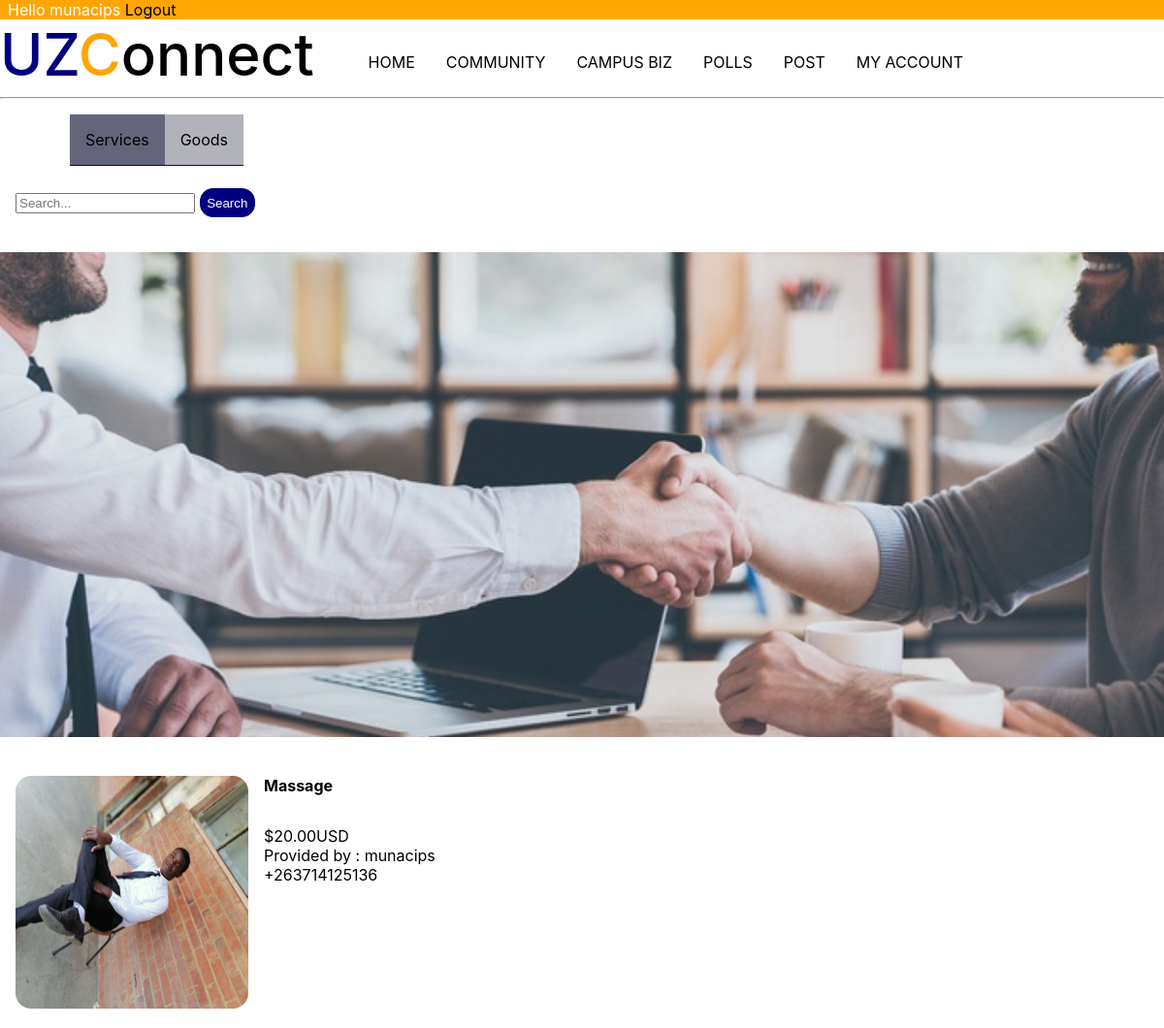
Screenshot of /biz/ (signed in) with the database file from the repository.
### biz/models.py (models this page shows, shortened)
class Service(models.Model):
    service = models.CharField(max_length=100)
    estimate_prize = models.DecimalField(max_digits=15,decimal_places=2)
    provider = models.ForeignKey(Account,on_delete=models.CASCADE)
    phone_or_whatsapp_number = models.IntegerField()
    description = models.TextField()
    feature_pic = models.ImageField(upload_to='biz/pics/')
    date_added = models.DateTimeField(auto_now_add=True)

### community/models.py (models this page shows, shortened)
class Account(models.Model):
    PROGRAM = [
        ('aa','HVCDAM'),
        ('ab','HDCS'),
        ('ac','HANRE'),
        ('ad','HAI'),
        ('ae','HPPST'),
        ('af','HHPS'),
        ('ag','HCISS'),
        ('ah','HLPNS'),
        ('ai','HLIGC'),
        ('aj','HRSLPE'),
        ('aj','HMDST'),
        ('ak','HSSLM'),
        ('al','HWWMS'),
        ('am','HAEMS'),
        ('an','HCSRL'),
        ('ao','HAEST'),
        ('ap','HAEDMS'),
        ('aq','HFE'),
        ('ar','HWRIE'),
        ('as','HAPPDSE'),
        ('at','HFTRP'),
        ('au','HMMP'),
        ('av','HMMC'),
        ('aw','HLLIE'),
        ('ax','HMCTI'),
        ('ay','HMHT'),
        ('az','HPEHD'),
        ('ba','HRLDS'),
        ('bb','HAHKS'),
        ('bc','HASHD'),
        ('bd','DAH'),
        ('be','HIA'),
        ('bf','BAHEH'),
        ('bg','HHWS'),
        ('bh','HCDA'),
        ('bi','HJMB'),
        ('bj','HCPST'),
        ('bk','HRRDM'),
        ('bl','HPSACCF'),
        ('bm','HFORACC'),
        ('bn','HACCN'),
        ('bo','HFCSDA'),
        ('bp','HFISMGT'),
        ('bq','HARMGT'),
        ('br','HLHM'),
        ('bs','HCAHC'),
        ('bt','HITMI'),
        ('bu','HBED'),
        ('bv','HCM'),
        ('bw','HBMSDA'),
        ('bx','HBMI'),
        ('by','HDBANK'),
        ('bz','HPRM'),
        ('ca','HSCM'),
        ('cb','HECD'),
        ('cc','HBIE'),
        ('ca','HFET'),
        ('cb','HCOE'),
        ('cc','HET'),
        ('cd','HCF'),
        ('ce','HNE'),
        ('cf','HDS'),
        ('cg','HCE'),
        ('ch','HHE'),
        ('ci','HSE'),
        ('cj','HCS'),
        ('ck','HAI'),
        ('cl','HCC'),
        ('cm','HAUD'),
        ('cn','HPM'),
        ('co','HBMLS'),
        ('cp','HPT'),
        ('cq','HOT'),
        ('cr','HOE'),
        ('cs','HNS'),
        ('ct','HEHP'),
        ('cu','HRD'),
        ('cv','HRT'),
        ('cw','BSHO'),
        ('cx','BMS-MBChB'),
        ('cy','BMS-BDS'),
        ('cz','HPST'),
        ('da','HBIOENG'),
        ('db','HMANI'),
        ('dc','HSLT'),
        ('dd','BEDHJE'),
        ('de','HJEVA'),
        ('df','HJELA'),
        ('dg','HJESS'),
        ('dh','HJEMA'),
        ('di','HDMJES'),
        ('dj','HDMES'),
        ('dk','HEDSP'),
        ('dl','BEHSNAT'),
        ('dm','BSHBC'),
        ('dn','BEHCIMP'),
        ('do','BEHLG'),
        ('dp','BEHLL'),
        ('dq','BEHCRE'),
        ('dr','BEHHHED'),
        ('ds','HEMST'),
        ('dt','HMP'),
        ('du','HPAHE'),
        ('dv','HADTE'),
        ('dw','HENCEQS'),
        ('dx','BARCH'),
        ('dy','HCE (eng)'),
        ('dz','HENCEQS (civil)'),
        ('ea','HMIE'),
        ('eb','HMTE'),
        ('ec','HMET'),
        ('ed','HENMECH'),
        ('ee','HENIND'),
        ('ef','HENMTR'),
        ('eg','HENELENG'),
        ('eh','HENPENG'),
        ('ei','AUTO'),
        ('ej','AEROV'),
        ('ek','AEROM'),
        ('el','HGEG'),
        ('em','HGES'),
        ('en','HLAM'),
        ('eo','HSPM'),
        ('ep','HTSD'),
        ('eq','HRE'),
        ('er','LLBS'),
        ('es','LLBSS'),
        ('et','HBCBMB'),
        ('eu','HBCCBT'),
        ('ev','HBCGBE'),
        ('ew','HBCBIM'),
        ('ex','HBCIEM'),
        ('ey','HBCBPBMC'),
        ('ez','BZHSC'),
        ('fa','HFRWE'),
        ('f','HBHC'),
        ('f','HPEC'),
        ('f','HASE'),
        ('f','HFSSC'),
        ('f','HICH'),
        ('f','HPHC'),
        ('f','HGL'),
        ('f','HPCT'),
        ('f','HGISEO'),
        ('f','HGISINT'),
        ('f','MCH'),
        ('f','HASC'),
        ('f','HFM'),
        ('f','HDSC'),
        ('f','HASTS'),
        ('f','HND'),
        ('f','HFST'),
        ('f','HSST'),
        ('f','HMCS'),
        ('f','HIPH'),
        ('f','HMS'),
        ('f','HMPH'),
        ('f','GPM'),
        ('f','POSD'),
        ('f','BSCID'),
        ('ga','BSTACD'),
        ('gb','HISO'),
        ('gc','HUD'),
        ('gd','HCS (crim)'),
        ('ge','BCLL'),
        ('gf','HSSM'),
        ('gg','HPSAD'),
        ('gh','HIOP'),
        ('gi','HCDP'),
        ('gj','HDP'),
        ('gk','HFPC'),
        ('gl','HTSD'),
        ('gm','HSW'),
        ('gn','HVSB'),
        ('go','HVSP'),
        ('gp','HVST'),
        ('gq','BVSc'),
    ]
    user = models.OneToOneField(User,on_delete=models.CASCADE)
    program = models.CharField(max_length=2,choices=PROGRAM)
    display_picture = models.ImageField(upload_to='accounts/display_pictures/',null=True,blank=True)
    editor = models.BooleanField(default=False)
    activated = models.BooleanField(default=False)
    bio = models.TextField(blank=True,null=True,max_length=1000)
    followers = models.ManyToManyField(User,related_name='user_followers',symmetrical=False,blank=True)
    following = models.ManyToManyField(User,related_name='user_following',symmetrical=False,blank=True)
    def __str__(self):
        return self.user.username

### biz/views.py (the view, shortened to what this page needs)
# urls.py: path('',views.home,name="home"),
@login_required(login_url='/community/login/')
def home(request):
    form = SearchForm(request.POST or None)
    sers = Service.objects.all().order_by("-date_added")
    context = {
        'sers' : sers,
        'form' : form
    }
    return render(request,'biz/home.html',context)

### biz/forms.py
class SearchForm(forms.Form):
    search = forms.CharField(widget = forms.TextInput(attrs={'placeholder':'Search...'}),label='')

### biz/templates/biz/home.html (shortened to what this page needs)
{% extends 'news/layout.html' %}
{% block content %}
    <hr>
    <nav class="menu">
        <ul>
            <li><b>{{acc.get_program_display}}</b></li>
            <li style="border-bottom:1px solid navy; background-color: rgb(100, 100, 122);"><a href="/biz/">Services</a></li>
            <li style="border-bottom:1px solid navy; background-color: rgb(178, 178, 187);"><a href="/biz/goods">Goods</a></li>
        </ul>
    </nav>
    <br>
    <br>
    <br>
    <div style="padding: 1em;">
        <form action="" method="POST" enctype="multipart/form-data">
            {{form}}
            <input type="submit" value="Search">
        </form>
    </div>
    <br>
    <section class="biz-pic">
    </section>
    <br>
    <br>
    <section class="posts">
        {% for ser in sers %}
            <div class="post" onclick="location.href='/biz/details/{{ser.id}}'">
                <div class="post-pic">
                    {% load static %}
                    <img src="{{MEDIA_URL}}{{ser.feature_pic.url}}" alt="">
                </div>
                <div class="post-text">
                    <span style="font-weight: 700;">{{ser.service}}</span>
                    <p>
                        <span>${{ser.estimate_prize}}USD</span><br>
                        <span>Provided by : {{ser.provider}}</span><br>
                        <span>+263{{ser.phone_or_whatsapp_number}}</span> <br>
                    </p>
                </div>
            </div>
            <br>
        {% endfor %}
    </section>
{% endblock %}

### news/templates/news/layout.html (shortened to what this page needs)
<!DOCTYPE html>
<html lang="en">
<head>
    {% load static %}
    <link rel="stylesheet" href="{% static 'css/main.css' %}">
    {% load static %}
    {% load static %}
</head>
<body style="font-family: -apple-system, BlinkMacSystemFont, 'Segoe UI', Roboto, Oxygen, Ubuntu, Cantarell, 'Open Sans', 'Helvetica Neue', sans-serif">
    <div class="username">
        <span>Hello {{request.user}} <a href="/community/logout/">Logout</a></span>
    </div>
    <div class="hero">
        <span class="logo" onclick="location.href='/'"><span style="color: navy;">UZ</span><span style="color: orange;">C</span>onnect</span>
        <div class="desktop">
            <nav class="menu">
                <ul>
                    <li><a href="/">HOME</a></li>
                    <li><a href="/community/">COMMUNITY</a></li>
                    <li><a href="/biz/">CAMPUS BIZ</a></li>
                    <li><a href="/votings/">POLLS</a></li>
                    <li><a href="/biz/post/">POST</a></li>
                    <li><a href="/community/myaccount/">MY ACCOUNT</a></li>
                </ul>
            </nav>
        </div>
    </div>
    <div>
        {% block content %}
        {% endblock %}
    </div>
</body>
</html>

### static/static_files/css/main.css (style rules this page uses)
html,body { margin: 0; padding: 0; }
.hero { display: flex; flex-direction: row; align-items: center; background-color: white; }
.logo { font-size: 60px; font-weight: 500; }
.menu { display: block; }
.menu ul li { float: left; list-style-type: none; padding: 1em; }
a { color: black; text-decoration: none; }
.username { background-color: orange; color: white; }
.username span { padding: 0.5em; }
.posts { overflow-y: auto; }
.post { padding-left: 1em; display: flex; flex-direction: row; width: 100%; }
.post-pic { width: 20vw; height: 20vw; }
.post-text { width: 80vw; }
.post-text > * { padding: 1em; }
img { width: 100%; height: 100%; border-radius: 1em; }
input[type=submit] { color: white; background-color: navy; border: 1px solid navy; border-radius: 1em; padding: 0.5em; }
input[type=submit] { color: white; background-color: navy; border: 1px solid navy; padding: 0.5em; }

### rows the page displays
Service: feature_pic (picture), service "Massage", estimate_prize "20.00", provider "munacips", phone_or_whatsapp_number "714125136"

### other values shown
{{ request.user }} "munacips"
